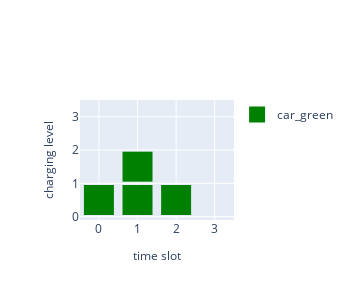

The notebook cell this image was saved under:
### Code cell
from utils import plot_charging_schedule
fig = plot_charging_schedule(
charging_unit, p_min, marker_size=30)
fig.update_layout(width=350, height=300)
fig.show()

### Figure 1 — Plotly figure (JSON) as saved in the notebook; plotly's stock layout.template omitted (floating-point values rounded to 4 significant figures)
{"data": [{"marker": {"color": "green", "size": 30, "symbol": "square"}, "mode": "markers", "name": "car_green", "showlegend": true, "type": "scatter", "x": [0.5], "y": [0]}, {"marker": {"color": "green", "size": 30, "symbol": "square"}, "mode": "markers", "name": "car_green", "showlegend": false, "type": "scatter", "x": [1.5, 1.5], "y": [0, 1]}, {"marker": {"color": "green", "size": 30, "symbol": "square"}, "mode": "markers", "name": "car_green", "showlegend": false, "type": "scatter", "x": [2.5], "y": [0]}, {"marker": {"color": "green", "size": 30, "symbol": "square"}, "mode": "markers", "name": "car_green", "showlegend": false, "type": "scatter", "x": [], "y": []}], "layout": {"height": 300, "width": 350, "xaxis": {"dtick": 1, "range": [0.01, 4], "tick0": 1, "ticktext": [0, 1, 2, 3], "tickvals": [0.5, 1.5, 2.5, 3.5], "title": {"font": {"size": 12}, "text": "time slot"}}, "yaxis": {"range": [-0.6, 3], "ticktext": [0, 1, 2, 3], "tickvals": [-0.5, 0.5, 1.5, 2.5], "title": {"font": {"size": 12}, "text": "charging level"}, "zeroline": false}}}
